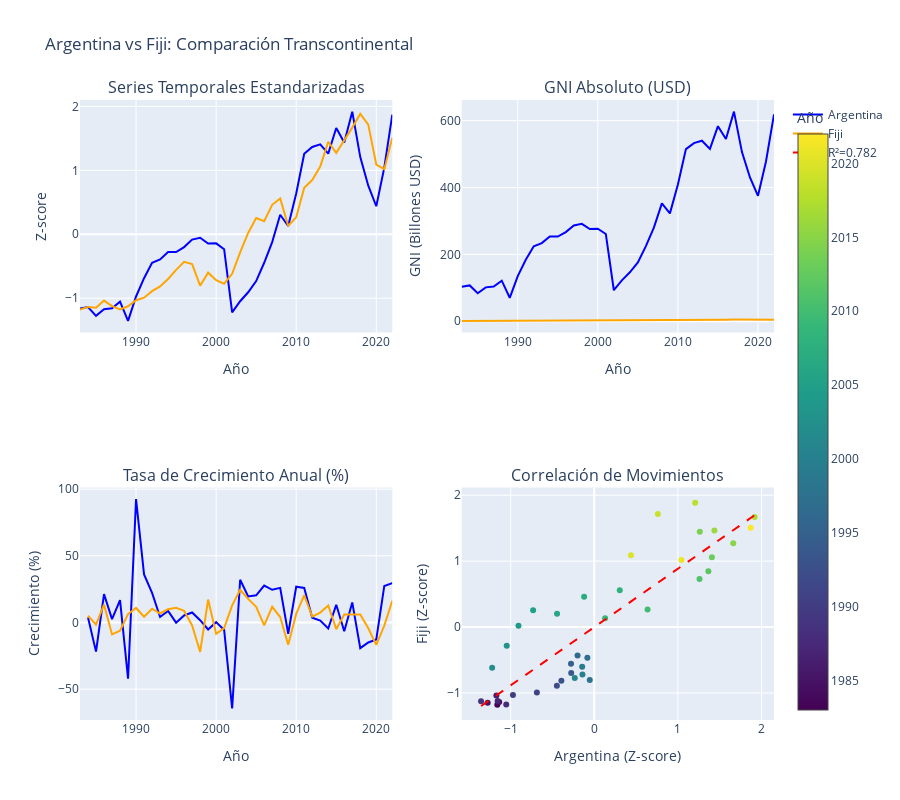

Here is the notebook cell this chart was saved with:
### Code cell
# Visualización comparativa ARG vs FJI
from scipy import stats

fig = make_subplots(
    rows=2, cols=2,
    subplot_titles=[
        'Series Temporales Estandarizadas',
        'GNI Absoluto (USD)',
        'Tasa de Crecimiento Anual (%)',
        'Correlación de Movimientos'
    ],
    specs=[[{"secondary_y": False}, {"secondary_y": False}],
           [{"secondary_y": False}, {"secondary_y": False}]]
)

# Obtener datos
arg_data = gni_in_cache[gni_in_cache['country_code'] == 'ARG'].sort_values('year')
fji_data = gni_in_cache[gni_in_cache['country_code'] == 'FJI'].sort_values('year')

# Encontrar años superpuestos
overlap_years_arg_fji = np.intersect1d(arg_data['year'].values, fji_data['year'].values)
arg_overlap = arg_data[arg_data['year'].isin(overlap_years_arg_fji)]
fji_overlap = fji_data[fji_data['year'].isin(overlap_years_arg_fji)]

# 1. Series estandarizadas
arg_std = (arg_overlap['gni'] - arg_overlap['gni'].mean()) / arg_overlap['gni'].std()
fji_std = (fji_overlap['gni'] - fji_overlap['gni'].mean()) / fji_overlap['gni'].std()

fig.add_trace(
    go.Scatter(x=arg_overlap['year'], y=arg_std, name='Argentina', line=dict(color='blue', width=2)),
    row=1, col=1
)
fig.add_trace(
    go.Scatter(x=fji_overlap['year'], y=fji_std, name='Fiji', line=dict(color='orange', width=2)),
    row=1, col=1
)

# 2. GNI absoluto
fig.add_trace(
    go.Scatter(x=arg_overlap['year'], y=arg_overlap['gni']/1e9, name='Argentina', 
               line=dict(color='blue', width=2), showlegend=False),
    row=1, col=2
)
fig.add_trace(
    go.Scatter(x=fji_overlap['year'], y=fji_overlap['gni']/1e9, name='Fiji', 
               line=dict(color='orange', width=2), showlegend=False),
    row=1, col=2
)

# 3. Tasa de crecimiento
arg_growth = arg_overlap['gni'].pct_change() * 100
fji_growth = fji_overlap['gni'].pct_change() * 100

fig.add_trace(
    go.Scatter(x=arg_overlap['year'], y=arg_growth, name='Argentina', 
               line=dict(color='blue', width=2), showlegend=False),
    row=2, col=1
)
fig.add_trace(
    go.Scatter(x=fji_overlap['year'], y=fji_growth, name='Fiji', 
               line=dict(color='orange', width=2), showlegend=False),
    row=2, col=1
)

# 4. Scatter plot para correlación
fig.add_trace(
    go.Scatter(x=arg_std, y=fji_std, mode='markers', 
               marker=dict(color=arg_overlap['year'], colorscale='Viridis', 
                          showscale=True, colorbar=dict(title="Año")),
               name='ARG vs FJI', showlegend=False),
    row=2, col=2
)

# Línea de regresión
slope_arg_fji, intercept_arg_fji, r_value_arg_fji, p_value_arg_fji, std_err_arg_fji = stats.linregress(arg_std, fji_std)
line_x_arg_fji = np.array([arg_std.min(), arg_std.max()])
line_y_arg_fji = slope_arg_fji * line_x_arg_fji + intercept_arg_fji

fig.add_trace(
    go.Scatter(x=line_x_arg_fji, y=line_y_arg_fji, mode='lines', 
               line=dict(color='red', dash='dash'),
               name=f'R²={r_value_arg_fji**2:.3f}', showlegend=True),
    row=2, col=2
)

fig.update_xaxes(title_text="Año", row=1, col=1)
fig.update_xaxes(title_text="Año", row=1, col=2)
fig.update_xaxes(title_text="Año", row=2, col=1)
fig.update_xaxes(title_text="Argentina (Z-score)", row=2, col=2)

fig.update_yaxes(title_text="Z-score", row=1, col=1)
fig.update_yaxes(title_text="GNI (Billones USD)", row=1, col=2)
fig.update_yaxes(title_text="Crecimiento (%)", row=2, col=1)
fig.update_yaxes(title_text="Fiji (Z-score)", row=2, col=2)

fig.update_layout(height=800, title_text="Argentina vs Fiji: Comparación Transcontinental")
fig.show()

# Calcular correlación
correlation_arg_fji = np.corrcoef(arg_std, fji_std)[0, 1]
print(f"\n📊 CORRELACIÓN ENTRE SERIES ESTANDARIZADAS:")
print(f"   Coeficiente de correlación de Pearson: {correlation_arg_fji:.4f}")
print(f"   R² (varianza explicada): {correlation_arg_fji**2:.4f}")
print(f"   Interpretación: {'Muy alta' if abs(correlation_arg_fji) > 0.9 else 'Alta' if abs(correlation_arg_fji) > 0.7 else 'Moderada' if abs(correlation_arg_fji) > 0.5 else 'Baja/Nula'}")

### Figure 1 — Plotly figure (JSON) as saved in the notebook; plotly's stock layout.template omitted (floating-point values rounded to 4 significant figures)
{"data": [{"line": {"color": "blue", "width": 2}, "name": "Argentina", "type": "scatter", "x": [1983, 1984, 1985, 1986, 1987, 1988, 1989, 1990, 1991, 1992, 1993, 1994, 1995, 1996, 1997, 1998, 1999, 2000, 2001, 2002, 2003, 2004, 2005, 2006, 2007, 2008, 2009, 2010, 2011, 2012, 2013, 2014, 2015, 2016, 2017, 2018, 2019, 2020, 2021, 2022], "xaxis": "x", "y": [-1.16, -1.137, -1.275, -1.171, -1.156, -1.054, -1.354, -0.9729, -0.6867, -0.4478, -0.3936, -0.2761, -0.2784, -0.2003, -0.08286, -0.05407, -0.145, -0.1415, -0.2337, -1.222, -1.047, -0.907, -0.732, -0.4456, -0.1219, 0.3047, 0.1292, 0.6371, 1.259, 1.365, 1.407, 1.262, 1.662, 1.436, 1.918, 1.206, 0.7603, 0.4383, 1.042, 1.871], "yaxis": "y"}, {"line": {"color": "orange", "width": 2}, "name": "Fiji", "type": "scatter", "x": [1983, 1984, 1985, 1986, 1987, 1988, 1989, 1990, 1991, 1992, 1993, 1994, 1995, 1996, 1997, 1998, 1999, 2000, 2001, 2002, 2003, 2004, 2005, 2006, 2007, 2008, 2009, 2010, 2011, 2012, 2013, 2014, 2015, 2016, 2017, 2018, 2019, 2020, 2021, 2022], "xaxis": "x", "y": [-1.177, -1.136, -1.15, -1.038, -1.123, -1.177, -1.126, -1.032, -0.9916, -0.8891, -0.8154, -0.6984, -0.5564, -0.4305, -0.4662, -0.8037, -0.6005, -0.7192, -0.7733, -0.6179, -0.2817, 0.02006, 0.2539, 0.2033, 0.4609, 0.5597, 0.1319, 0.2679, 0.7282, 0.8484, 1.058, 1.446, 1.273, 1.466, 1.668, 1.884, 1.715, 1.09, 1.019, 1.508], "yaxis": "y"}, {"line": {"color": "blue", "width": 2}, "name": "Argentina", "showlegend": false, "type": "scatter", "x": [1983, 1984, 1985, 1986, 1987, 1988, 1989, 1990, 1991, 1992, 1993, 1994, 1995, 1996, 1997, 1998, 1999, 2000, 2001, 2002, 2003, 2004, 2005, 2006, 2007, 2008, 2009, 2010, 2011, 2012, 2013, 2014, 2015, 2016, 2017, 2018, 2019, 2020, 2021, 2022], "xaxis": "x2", "y": [103.3, 107.1, 83.67, 101.4, 104.0, 121.4, 70.21, 135.2, 183.9, 224.5, 233.7, 253.7, 253.4, 266.6, 286.6, 291.5, 276.1, 276.7, 261.0, 92.76, 122.5, 146.4, 176.2, 224.9, 280.0, 352.6, 322.7, 409.2, 515.0, 533.1, 540.2, 515.5, 583.6, 545.3, 627.2, 506.1, 430.2, 375.3, 478.1, 619.1], "yaxis": "y2"}, {"line": {"color": "orange", "width": 2}, "name": "Fiji", "showlegend": false, "type": "scatter", "x": [1983, 1984, 1985, 1986, 1987, 1988, 1989, 1990, 1991, 1992, 1993, 1994, 1995, 1996, 1997, 1998, 1999, 2000, 2001, 2002, 2003, 2004, 2005, 2006, 2007, 2008, 2009, 2010, 2011, 2012, 2013, 2014, 2015, 2016, 2017, 2018, 2019, 2020, 2021, 2022], "xaxis": "x2", "y": [1.095, 1.15, 1.131, 1.282, 1.167, 1.095, 1.163, 1.29, 1.344, 1.482, 1.582, 1.74, 1.931, 2.101, 2.053, 1.598, 1.872, 1.711, 1.639, 1.848, 2.301, 2.708, 3.024, 2.955, 3.303, 3.436, 2.859, 3.043, 3.663, 3.825, 4.108, 4.632, 4.398, 4.658, 4.93, 5.222, 4.994, 4.151, 4.055, 4.715], "yaxis": "y2"}, {"line": {"color": "blue", "width": 2}, "name": "Argentina", "showlegend": false, "type": "scatter", "x": [1983, 1984, 1985, 1986, 1987, 1988, 1989, 1990, 1991, 1992, 1993, 1994, 1995, 1996, 1997, 1998, 1999, 2000, 2001, 2002, 2003, 2004, 2005, 2006, 2007, 2008, 2009, 2010, 2011, 2012, 2013, 2014, 2015, 2016, 2017, 2018, 2019, 2020, 2021, 2022], "xaxis": "x3", "y": [NaN, 3.746, -21.9, 21.2, 2.512, 16.78, -42.17, 92.49, 36.04, 22.12, 4.108, 8.556, -0.1499, 5.243, 7.498, 1.71, -5.311, 0.2161, -5.67, -64.45, 32.0, 19.53, 20.35, 27.67, 24.5, 25.94, -8.471, 26.79, 25.86, 3.509, 1.334, -4.564, 13.21, -6.573, 15.03, -19.31, -15.0, -12.74, 27.37, 29.51], "yaxis": "y3"}, {"line": {"color": "orange", "width": 2}, "name": "Fiji", "showlegend": false, "type": "scatter", "x": [1983, 1984, 1985, 1986, 1987, 1988, 1989, 1990, 1991, 1992, 1993, 1994, 1995, 1996, 1997, 1998, 1999, 2000, 2001, 2002, 2003, 2004, 2005, 2006, 2007, 2008, 2009, 2010, 2011, 2012, 2013, 2014, 2015, 2016, 2017, 2018, 2019, 2020, 2021, 2022], "xaxis": "x3", "y": [NaN, 5.03, -1.657, 13.37, -8.979, -6.179, 6.262, 10.85, 4.241, 10.28, 6.712, 9.971, 11.01, 8.789, -2.286, -22.18, 17.16, -8.556, -4.262, 12.79, 24.53, 17.68, 11.64, -2.26, 11.75, 4.037, -16.79, 6.413, 20.4, 4.424, 7.389, 12.75, -5.043, 5.915, 5.842, 5.907, -4.364, -16.87, -2.329, 16.29], "yaxis": "y3"}, {"marker": {"color": [1983, 1984, 1985, 1986, 1987, 1988, 1989, 1990, 1991, 1992, 1993, 1994, 1995, 1996, 1997, 1998, 1999, 2000, 2001, 2002, 2003, 2004, 2005, 2006, 2007, 2008, 2009, 2010, 2011, 2012, 2013, 2014, 2015, 2016, 2017, 2018, 2019, 2020, 2021, 2022], "colorbar": {"title": {"text": "Año"}}, "colorscale": [[0, "#440154"], [0.1111, "#482878"], [0.2222, "#3e4989"], [0.3333, "#31688e"], [0.4444, "#26828e"], [0.5556, "#1f9e89"], [0.6667, "#35b779"], [0.7778, "#6ece58"], [0.8889, "#b5de2b"], [1, "#fde725"]], "showscale": true}, "mode": "markers", "name": "ARG vs FJI", "showlegend": false, "type": "scatter", "x": [-1.16, -1.137, -1.275, -1.171, -1.156, -1.054, -1.354, -0.9729, -0.6867, -0.4478, -0.3936, -0.2761, -0.2784, -0.2003, -0.08286, -0.05407, -0.145, -0.1415, -0.2337, -1.222, -1.047, -0.907, -0.732, -0.4456, -0.1219, 0.3047, 0.1292, 0.6371, 1.259, 1.365, 1.407, 1.262, 1.662, 1.436, 1.918, 1.206, 0.7603, 0.4383, 1.042, 1.871], "xaxis": "x4", "y": [-1.177, -1.136, -1.15, -1.038, -1.123, -1.177, -1.126, -1.032, -0.9916, -0.8891, -0.8154, -0.6984, -0.5564, -0.4305, -0.4662, -0.8037, -0.6005, -0.7192, -0.7733, -0.6179, -0.2817, 0.02006, 0.2539, 0.2033, 0.4609, 0.5597, 0.1319, 0.2679, 0.7282, 0.8484, 1.058, 1.446, 1.273, 1.466, 1.668, 1.884, 1.715, 1.09, 1.019, 1.508], "yaxis": "y4"}, {"line": {"color": "red", "dash": "dash"}, "mode": "lines", "name": "R²=0.782", "showlegend": true, "type": "scatter", "x": [-1.354, 1.918], "xaxis": "x4", "y": [-1.198, 1.696], "yaxis": "y4"}], "layout": {"annotations": [{"font": {"size": 16}, "showarrow": false, "text": "Series Temporales Estandarizadas", "x": 0.225, "xanchor": "center", "xref": "paper", "y": 1, "yanchor": "bottom", "yref": "paper"}, {"font": {"size": 16}, "showarrow": false, "text": "GNI Absoluto (USD)", "x": 0.775, "xanchor": "center", "xref": "paper", "y": 1, "yanchor": "bottom", "yref": "paper"}, {"font": {"size": 16}, "showarrow": false, "text": "Tasa de Crecimiento Anual (%)", "x": 0.225, "xanchor": "center", "xref": "paper", "y": 0.375, "yanchor": "bottom", "yref": "paper"}, {"font": {"size": 16}, "showarrow": false, "text": "Correlación de Movimientos", "x": 0.775, "xanchor": "center", "xref": "paper", "y": 0.375, "yanchor": "bottom", "yref": "paper"}], "height": 800, "title": {"text": "Argentina vs Fiji: Comparación Transcontinental"}, "xaxis": {"anchor": "y", "domain": [0, 0.45], "title": {"text": "Año"}}, "xaxis2": {"anchor": "y2", "domain": [0.55, 1], "title": {"text": "Año"}}, "xaxis3": {"anchor": "y3", "domain": [0, 0.45], "title": {"text": "Año"}}, "xaxis4": {"anchor": "y4", "domain": [0.55, 1], "title": {"text": "Argentina (Z-score)"}}, "yaxis": {"anchor": "x", "domain": [0.625, 1], "title": {"text": "Z-score"}}, "yaxis2": {"anchor": "x2", "domain": [0.625, 1], "title": {"text": "GNI (Billones USD)"}}, "yaxis3": {"anchor": "x3", "domain": [0, 0.375], "title": {"text": "Crecimiento (%)"}}, "yaxis4": {"anchor": "x4", "domain": [0, 0.375], "title": {"text": "Fiji (Z-score)"}}}}
